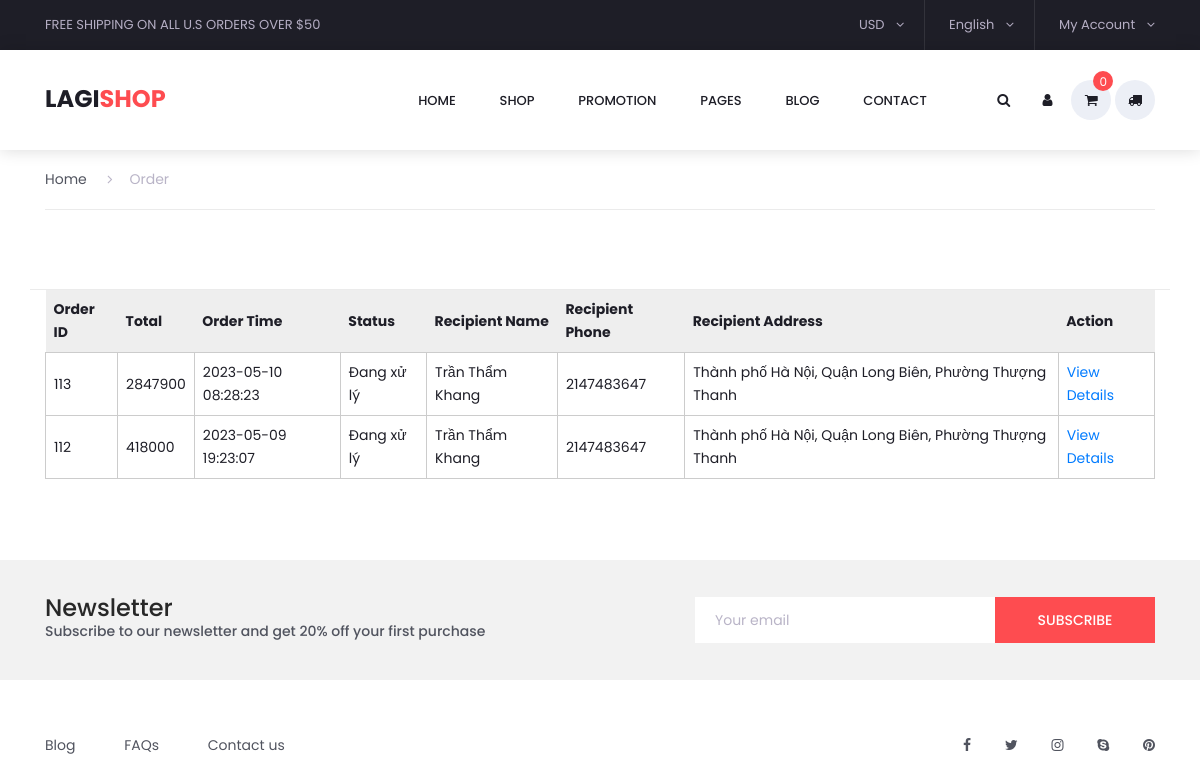
The page /doan/Shop_php/hienthi.php (signed in) on the database its author committed.
### tables this page shows
CREATE TABLE `order` (
  `orderId` int(11) NOT NULL,
  `thanhtien` int(11) NOT NULL,
  `userId` int(11) NOT NULL,
  `order_time` datetime NOT NULL,
  `recieve_time` datetime DEFAULT NULL,
  `status` int(11) NOT NULL,
  `recipientName` varchar(255) NOT NULL,
  `recipientPhone` int(11) NOT NULL,
  `recipientAddress` text NOT NULL
);

### doan/Shop_php/hienthi.php (the view, shortened to what this page needs)
<!DOCTYPE html>
<html lang="en">
<head>
    <link rel="stylesheet" type="text/css" href="styles/bootstrap4/bootstrap.min.css">
    <link href="plugins/font-awesome-4.7.0/css/font-awesome.min.css" rel="stylesheet" type="text/css">
    <link rel="stylesheet" type="text/css" href="plugins/OwlCarousel2-2.2.1/owl.carousel.css">
    <link rel="stylesheet" type="text/css" href="plugins/OwlCarousel2-2.2.1/owl.theme.default.css">
    <link rel="stylesheet" type="text/css" href="plugins/OwlCarousel2-2.2.1/animate.css">
    <link rel="stylesheet" href="plugins/themify-icons/themify-icons.css">
    <link rel="stylesheet" type="text/css" href="plugins/jquery-ui-1.12.1.custom/jquery-ui.css">
    <link rel="stylesheet" type="text/css" href="styles/contact_styles.css">
    <link rel="stylesheet" type="text/css" href="styles/contact_responsive.css">
</head>
<body>
    <?php include 'inc/header.php' ?>
    <div class="super_container">
        <div class="container contact_container">
            <div class="row">
                <div class="col product_section clearfix">
                    <div class="breadcrumbs d-flex flex-row align-items-center">
                        <ul>
                            <li><a href="index.php">Home</a></li>
                            <li class="active"><a href="#"><i class="fa fa-angle-right" aria-hidden="true"></i>Order</a></li>
                        </ul>
                    </div>
                </div>
            </div>
        </div>
        <div class="container single_product_container">
            <?php
            if (isset($_SESSION['userId'])) {
                $sql = "SELECT * FROM `order` ORDER BY `order`.`order_time` DESC";
                $result = $conn->query($sql);
                if ($result->num_rows > 0) {
                    echo "<table>";
                    echo "<tr><th>Order ID</th><th>Total</th><th>Order Time</th><th>Status</th><th>Recipient Name</th><th>Recipient Phone</th><th>Recipient Address</th><th>Action</th></tr>";
                    while ($row = $result->fetch_assoc()) {
                        echo "<tr>";
                        echo "<td>" . $row["orderId"] . "</td>";
                        echo "<td>" . $row["thanhtien"] . "</td>";
                        echo "<td>" . $row["order_time"] . "</td>";
                        echo "<td>";
                        if ($row['status'] == '0') {
                            echo "Đơn hàng bị hủy";
                        } elseif ($row['status'] == '1') {
                            echo "Đang xử lý";
                        } elseif ($row['status'] == '2') {
                            echo "Đang giao hàng";
                        } elseif ($row['status'] == '3') {
                            echo "Hoàn thành";
                        }
                        echo "</td>";
                        echo "<td>" . $row["recipientName"] . "</td>";
                        echo "<td>" . $row["recipientPhone"] . "</td>";
                        echo "<td>" . $row["recipientAddress"] . "</td>";
                        echo "<td><a href=\"javascript:void(0)\" onclick=\"toggleDetails(" . $row["orderId"] . ")\">View Details</a></td>";
                        echo "</tr>";
                    }
                    echo "</table>";
                } else {
                    echo "There are no orders for this user.";
                }
            } else {
                echo "Please login to view your orders.";
            }
            ?>
        </div>
        <div class="newsletter">
            <div class="container">
                <div class="row">
                    <div class="col-lg-6">
                        <div class="newsletter_text d-flex flex-column justify-content-center align-items-lg-start align-items-md-center text-center">
                            <h4>Newsletter</h4>
                            <p>Subscribe to our newsletter and get 20% off your first purchase</p>
                        </div>
                    </div>
                    <div class="col-lg-6">
                        <form action="post">
                            <div class="newsletter_form d-flex flex-md-row flex-column flex-xs-column align-items-center justify-content-lg-end justify-content-center">
                                <input id="newsletter_email" type="email" placeholder="Your email" required="required" data-error="Valid email is required.">
                                <button id="newsletter_submit" type="submit" class="newsletter_submit_btn trans_300" value="Submit">subscribe</button>
                            </div>
                        </form>
                    </div>
                </div>
            </div>
        </div>
        <?php include 'inc/footer.php'; ?>
    </div>
</body>
</html>

### doan/Shop_php/styles/contact_styles.css (style rules this page uses)
* { margin: 0; padding: 0; }
body { font-family: 'Poppins', sans-serif; font-size: 14px; line-height: 23px; font-weight: 400; background: #FFFFFF; color: #1e1e27; }
div { display: block; position: relative; -webkit-box-sizing: border-box; -moz-box-sizing: border-box; box-sizing: border-box; }
ul { list-style: none; margin-bottom: 0px; }
p { font-family: 'Poppins', sans-serif; font-size: 14px; line-height: 1.7; font-weight: 500; color: #51545f; -webkit-font-smoothing: antialiased; -webkit-text-shadow: rgba(0,0,0,.01) 0 0 1px; text-shadow: rgba(0,0,0,.01) 0 0 1px; }
a, a:hover, a:visited, a:active, a:link { text-decoration: none; -webkit-font-smoothing: antialiased; -webkit-text-shadow: rgba(0,0,0,.01) 0 0 1px; text-shadow: rgba(0,0,0,.01) 0 0 1px; }
h4 { font-size: 24px; }
h1, h2, h3, h4, h5, h6 { font-family: 'Poppins', sans-serif; color: #282828; -webkit-font-smoothing: antialiased; -webkit-text-shadow: rgba(0,0,0,.01) 0 0 1px; text-shadow: rgba(0,0,0,.01) 0 0 1px; }
.clearfix::before, .clearfix::after { content: ""; display: table; }
.clearfix::after { clear: both; }
.clearfix { zoom: 1; }
.trans_300 { -webkit-transition: all 300ms ease; -moz-transition: all 300ms ease; -ms-transition: all 300ms ease; -o-transition: all 300ms ease; transition: all 300ms ease; }
.super_container { width: 100%; overflow: hidden; }
.breadcrumbs { width: 100%; height: 60px; border-bottom: solid 1px #ebebeb; margin-bottom: 79px; }
.breadcrumbs ul li { display: inline-block; margin-right: 17px; }
.breadcrumbs ul li.active a { color: #b9b4c7; }
.breadcrumbs ul li i { margin-right: 17px; }
.breadcrumbs ul li a { color: #51545f; }
.contact_container { margin-top: 150px; padding-bottom: 80px; border-bottom: solid 1px #ebebeb; }
.newsletter { width: 100%; background: #f2f2f2; margin-top: 81px; }
.newsletter_text { height: 120px; }
.newsletter_text h4 { margin-bottom: 0px; line-height: 24px; }
.newsletter_text p { margin-bottom: 0px; line-height: 1.7; color: #51545f; }
.newsletter_form { height: 120px; }
#newsletter_email { width: 300px; height: 46px; background: #FFFFFF; border: none; font-size: 14px; padding-left: 20px; }
.newsletter_submit_btn { width: 160px; height: 46px; border: none; background: #fe4c50; color: #FFFFFF; font-size: 14px; font-weight: 500; text-transform: uppercase; cursor: pointer; }

### doan/Shop_php/hienthi.php (style rules this page uses)
.contact_container { margin-top: 150px; padding-bottom: 0px; border-bottom: solid 1px #ebebeb; }
.super_container { width: 100%; overflow: hidden; }
table { width: 100%; border-collapse: collapse; margin-bottom: 1rem; }
th { text-align: left; padding: 0.5rem; background-color: #eee; }
td { text-align: left; padding: 0.5rem; border: 1px solid #ccc; }

### rows shown on the page
order: orderId "113", thanhtien "2847900", order_time "2023-05-10 08:28:23", status "Đang xử lý", recipientName "Trần Thẩm Khang", recipientPhone "2147483647", recipientAddress "Thành phố Hà Nội, Quận Long Biên, Phường Thượng Thanh"
order: orderId "112", thanhtien "418000", order_time "2023-05-09 19:23:07", status "Đang xử lý", recipientName "Trần Thẩm Khang", recipientPhone "2147483647", recipientAddress "Thành phố Hà Nội, Quận Long Biên, Phường Thượng Thanh"

### other values the page prints
$cartItemCount "0"
